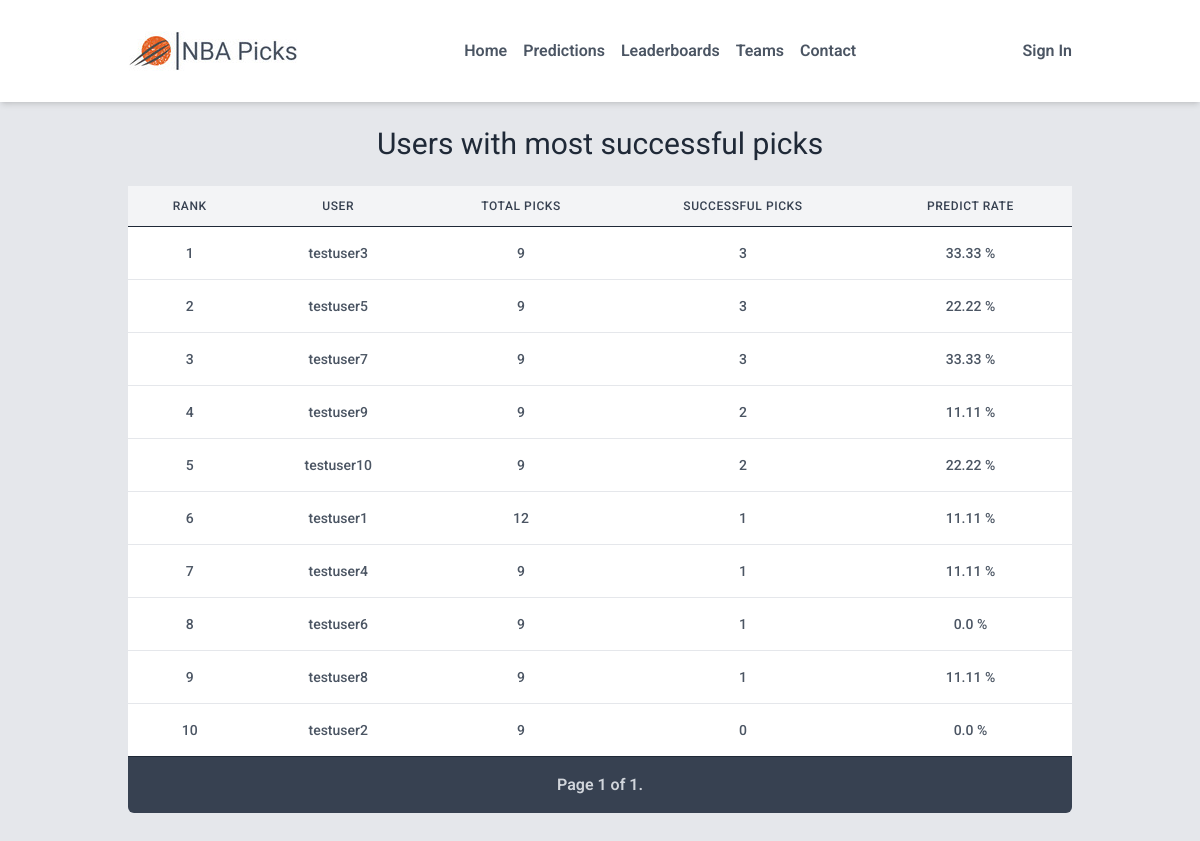
Page /leaderboards/most-successful/ on the committed database.
### core/models.py (models this page shows, shortened)
class CustomUser(AbstractBaseUser):
    username = models.CharField(max_length=50, unique=True)
    email = models.EmailField(
        verbose_name="email address",
        max_length=255,
        unique=True)
    successful_picks = models.IntegerField(default=0)
    total_picks = models.IntegerField(default=0)
    success_rate = models.FloatField(default=0)
    is_active = models.BooleanField(default=True)
    is_admin = models.BooleanField(default=False)
    objects = CustomUserManager()
    USERNAME_FIELD = "username"
    REQUIRED_FIELDS = ["email"]

### core/views.py (the view, shortened to what this page needs)
# urls.py: path('leaderboards/<str:table>/', views.leaderboards_detail, name="leaderboards_detail"),
def leaderboards_detail(request, table):
    if table == "most-picks":
        title = "Users with most picks"
        most_picks = CustomUser.objects.filter(total_picks__gte=3).order_by("-total_picks")
        if most_picks.count() >= 50:
            paginator = Paginator(most_picks, 50)
            page_number = request.GET.get("page")
            page_obj = paginator.get_page(page_number)
            return render(request, "leaderboards_detail.html", {"title": title, "page_obj": page_obj})
        else:
            paginator = Paginator(most_picks, most_picks.count())
            page_number = request.GET.get("page")
            page_obj = paginator.get_page(page_number)
            return render(request, "leaderboards_detail.html", {"title": title, "page_obj": page_obj})
    elif table == "most-successful":
        title = "Users with most successful picks"
        most_successful = CustomUser.objects.filter(total_picks__gte=3).order_by("-successful_picks")
        if most_successful.count() >= 50:
            paginator = Paginator(most_successful, 50)
            page_number = request.GET.get("page")
            page_obj = paginator.get_page(page_number)
            return render(request, "leaderboards_detail.html", {"title": title, "page_obj": page_obj})
        else:
            paginator = Paginator(most_successful, most_successful.count())
            page_number = request.GET.get("page")
            page_obj = paginator.get_page(page_number)
            return render(request, "leaderboards_detail.html", {"title": title, "page_obj": page_obj})
    else:
        return render(request, "leaderboards_detail.html", status=400)

### templates/leaderboards_detail.html (shortened to what this page needs)
{% extends 'index.html' %}
{% load static %}
{% block content %}
<div style="font-family: Roboto" class="mx-4 md:mx-32 md:my-6 min-h-screen">
  <div class="flex flex-col text-center">
    <h1 class="text-3xl mb-6 text-gray-800 dark:text-gray-300">{{ title }}</h1>
    <table class="min-w-full divide-y divide-gray-200 table-fixed rounded-xl border-gray-300 dark:divide-gray-700">
        <thead class="bg-gray-100 dark:bg-gray-700 border-b border-gray-800">
            <tr>
                <th scope="col" class="py-3 px-6 text-xs font-medium tracking-wider text-center text-gray-700 uppercase dark:text-gray-300">
                    Rank
                </th>
                <th scope="col" class="py-3 px-6 text-xs font-medium tracking-wider text-center text-gray-700 uppercase dark:text-gray-300">
                    User
                </th>
                <th scope="col" class="py-3 px-6 text-xs font-medium tracking-wider text-center text-gray-700 uppercase dark:text-gray-300">
                    Total Picks
                </th>
                <th scope="col" class="py-3 px-6 text-xs font-medium tracking-wider text-center text-gray-700 uppercase dark:text-gray-300">
                  Successful Picks
                </th>
                <th scope="col" class="py-3 px-6 text-xs font-medium tracking-wider text-center text-gray-700 uppercase dark:text-gray-300">
                  Predict Rate
                </th>
            </tr>
        </thead>
        <tbody class="bg-white divide-y divide-gray-200 dark:bg-gray-800 dark:divide-gray-700">
          {% for user in page_obj %}
            <tr class="hover:bg-gray-300 dark:hover:bg-gray-700">
                <td class="py-4 px-6 text-sm font-medium text-gray-600 whitespace-nowrap dark:text-white">{{ forloop.counter }}</td>
                <td class="py-4 px-6 text-sm font-medium text-gray-600 whitespace-nowrap dark:text-white">{{ user.username }}</td>
                <td class="py-4 px-6 text-sm font-medium text-gray-600 whitespace-nowrap dark:text-white">{{ user.total_picks }}</td>
                <td class="py-4 px-6 text-sm font-medium text-gray-600 whitespace-nowrap dark:text-white">{{ user.successful_picks }}</td>
                <td class="py-4 px-6 text-sm font-medium text-gray-600 whitespace-nowrap dark:text-white">{{ user.success_rate}} %</td>
            </tr>
          {% endfor %}
        </tbody>
    </table>
    <div class="flex-1 pagination border-t border-gray-800 text-md text-gray-300 font-semibold text-center bg-gray-700 rounded-b-md py-4">
        <span class="step-links">
            <span class="current">
                Page {{ page_obj.number }} of {{ page_obj.paginator.num_pages }}.
            </span>
        </span>
    </div>
  </div>
</div>
{% endblock content %}

### rows in the picture
CustomUser: username "testuser3", total_picks "9", successful_picks "3", success_rate "33.33"
CustomUser: username "testuser5", total_picks "9", successful_picks "3", success_rate "22.22"
CustomUser: username "testuser7", total_picks "9", successful_picks "3", success_rate "33.33"
CustomUser: username "testuser9", total_picks "9", successful_picks "2", success_rate "11.11"
CustomUser: username "testuser10", total_picks "9", successful_picks "2", success_rate "22.22"
CustomUser: username "testuser1", total_picks "12", successful_picks "1", success_rate "11.11"
CustomUser: username "testuser4", total_picks "9", successful_picks "1", success_rate "11.11"
CustomUser: username "testuser6", total_picks "9", successful_picks "1", success_rate "0.0"
CustomUser: username "testuser8", total_picks "9", successful_picks "1", success_rate "11.11"
CustomUser: username "testuser2", total_picks "9", successful_picks "0", success_rate "0.0"

### other values in the picture
{{ title }} "Users with most successful picks"
{{ page_obj.number }} "1"
{{ page_obj.paginator.num_pages }} "1"
